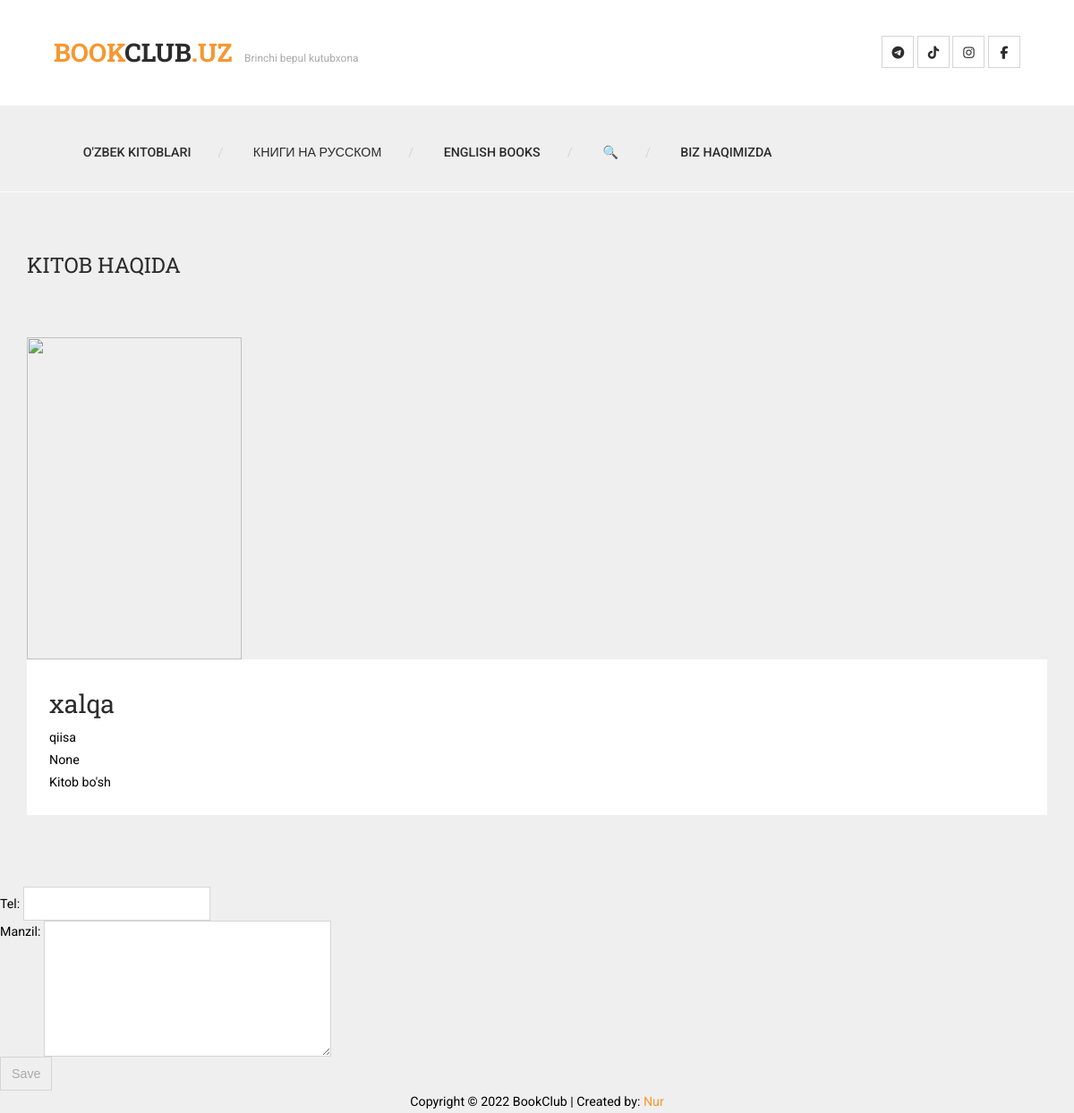
/uzdetail/1, run on an earlier commit of the app's database.
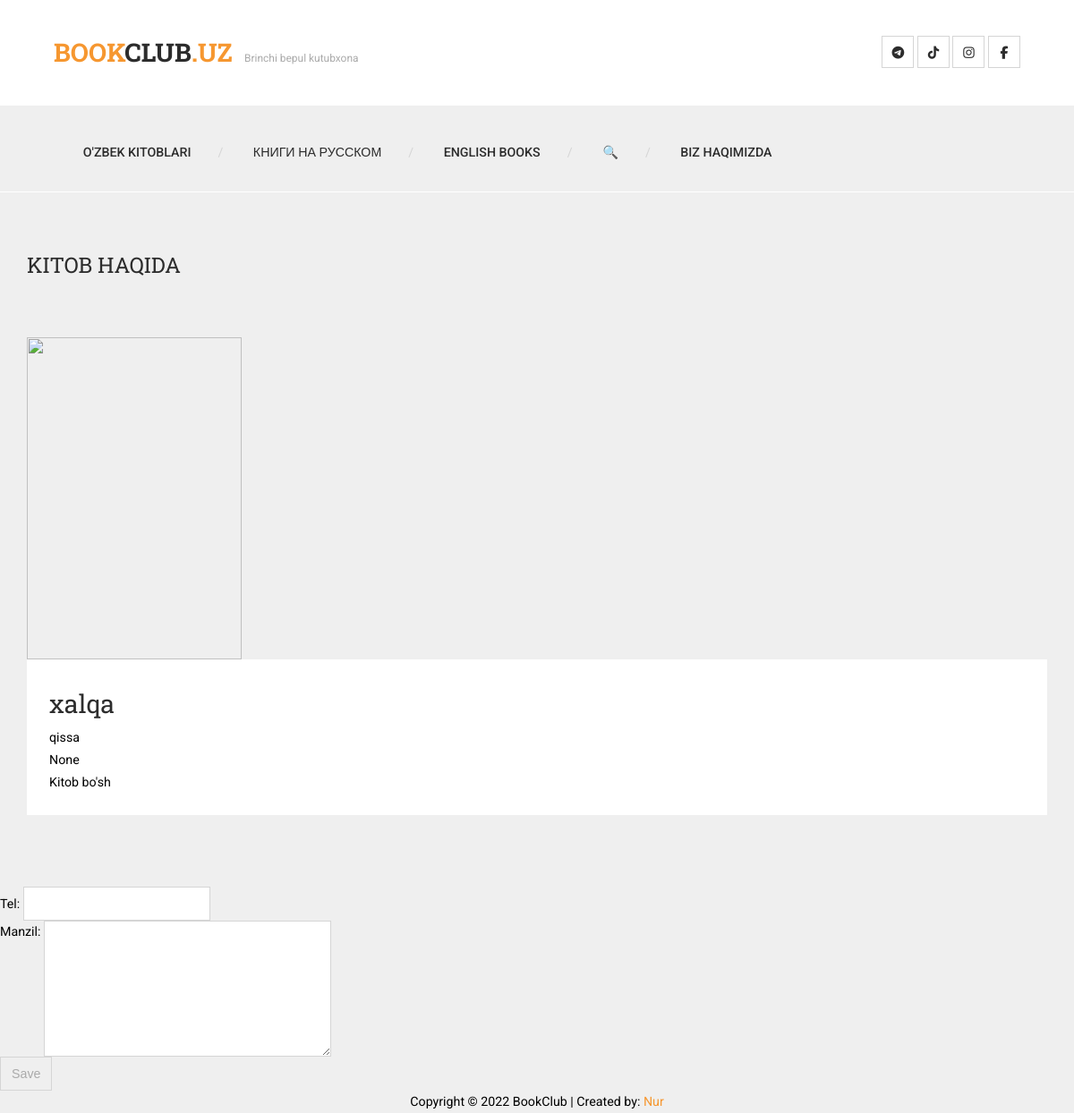
And on a later commit of the database.
### viewbooks/models.py (models this page shows, shortened)
class UzbBooksModel(models.Model):
    title = models.CharField(max_length=255, blank=True, null=True)
    body = models.TextField(blank=True, null=True)
    image = models.ImageField(upload_to=upload_location, blank=True, null=True)
    b_date = models.DateField(blank=True, null=True)
    free = models.BooleanField(blank=True, null=True)
    barcode = models.PositiveBigIntegerField(blank=True, null=True)
    whose = models.TextField(max_length=255, blank=True, null=True)
    user = models.TextField(max_length=255, blank=True, null=True)
    @property
    def imageURL(self):
        try:
            url = str(self.image.url)
        except:
            url = ''
        return url

### viewbooks/views.py (the view)
# urls.py: path('uzdetail/<int:pk>', uzbbuy, name='uzdetail'),
def uzbbuy(request, pk):
    context = {}
    book = get_object_or_404(UzbBooksModel, pk=pk )
    context['uzb'] = book
    if request.method == 'POST':
        form = UzBuyerForm(data=request.POST)
        if form.is_valid():
            form = form.save(commit=False)
            form.kitob = book
            print(form)
            form.save()
            return HttpResponseRedirect('/')
    else:
            form = UzBuyerForm()
    context['form'] = form
    return render(request, 'uzdetail.html', context)

### viewbooks/forms.py
class UzBuyerForm(ModelForm):
    class Meta:
        model = UzBuyModel
        exclude = ["kitob"]

### viewbooks/templates/uzdetail.html (shortened to what this page needs)
{% extends 'base.html' %}
{% load static %}
{% block content %}
        <div class="content-wrapper">
            <div class="inner-container container">
                <div class="row">
                    <div class="section-header col-md-12">
                        <h2>Kitob haqida</h2>
                    </div>
                </div>
                <div class="row">
                    <div class=" col-md-12">
                        <img src="{{uzb.imageURL}}" height="360px" width="240px">
                    </div>
                    <div class="blog-info col-md-12">
                        <div class="box-content">
                            <h2 class="blog-title">{{uzb.title}}</h2>
                            <p>{{uzb.body}}</p>
                            <p>{{uzb.whose}}</p>
                                    {% if uzb.free %}Kitob bo'sh
                                    {% else %}
                                    Kitob bo'shash vaqti:{{uzb.b_date}}
                            <p>{{uzb.user}}</p>
                                    {% endif %}
                        </div>
                    </div>
                </div>
            </div>
        </div>
                    <div>
                        {% if uzb.free %}
                            <form action="" method="POST" enctype="multipart/form-data">
                            {{ form.as_p}}
                            <input type="submit" value="Save" />
                        </form>{% endif %}
                    </div>
{% endblock content %}

What changed in the data, as far as the page shows it:
changed UzbBooksModel "xalqa": body "qiisa" → "qissa"
